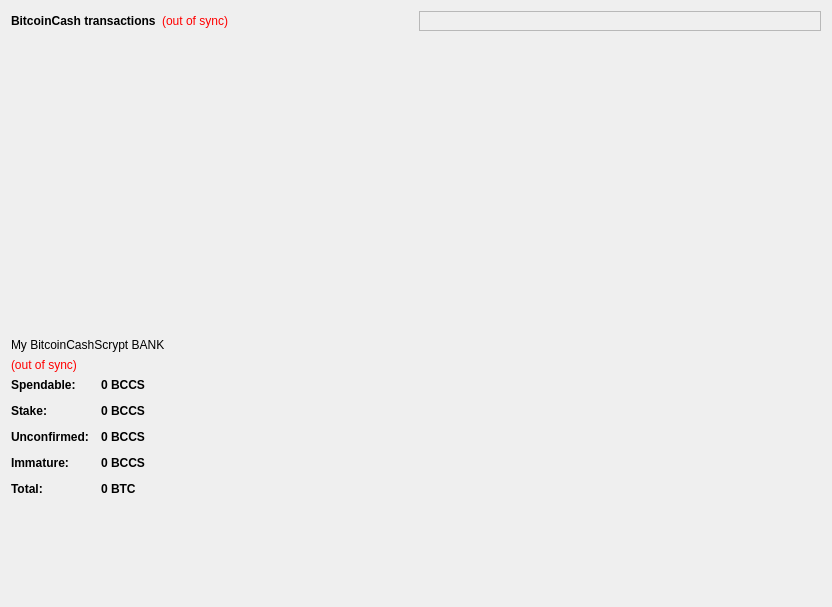
<?xml version="1.0" encoding="UTF-8"?>
<ui version="4.0">
 <class>OverviewPage</class>
 <widget class="QWidget" name="OverviewPage">
  <property name="geometry">
   <rect>
    <x>0</x>
    <y>0</y>
    <width>832</width>
    <height>607</height>
   </rect>
  </property>
  <property name="windowTitle">
   <string>Form</string>
  </property>
  <layout class="QHBoxLayout" name="horizontalLayout" stretch="1,1">
   <item>
    <layout class="QVBoxLayout" name="verticalLayout_2">
     <item>
      <layout class="QHBoxLayout" name="horizontalLayout_2">
       <item>
        <widget class="QLabel" name="label_4">
         <property name="text">
          <string>&lt;html&gt;&lt;head/&gt;&lt;body&gt;&lt;p&gt;&lt;span style=&quot; font-weight:600;&quot;&gt;BitcoinCash transactions&lt;/span&gt;&lt;/p&gt;&lt;/body&gt;&lt;/html&gt;</string>
         </property>
        </widget>
       </item>
       <item>
        <widget class="QLabel" name="labelTransactionsStatus">
         <property name="toolTip">
          <string>The displayed information may be out of date. Your wallet automatically synchronizes with the BitcoinCashScrypt network after a connection is established, but this process has not completed yet.</string>
         </property>
         <property name="styleSheet">
          <string notr="true">QLabel { color: red; }</string>
         </property>
         <property name="text">
          <string notr="true">(out of sync)</string>
         </property>
         <property name="alignment">
          <set>Qt::AlignRight|Qt::AlignTrailing|Qt::AlignVCenter</set>
         </property>
        </widget>
       </item>
       <item>
        <spacer name="horizontalSpacer">
         <property name="orientation">
          <enum>Qt::Horizontal</enum>
         </property>
         <property name="sizeHint" stdset="0">
          <size>
           <width>40</width>
           <height>20</height>
          </size>
         </property>
        </spacer>
       </item>
      </layout>
     </item>
     <item>
      <widget class="QListView" name="listTransactions">
       <property name="maximumSize">
        <size>
         <width>16777215</width>
         <height>14000000</height>
        </size>
       </property>
       <property name="font">
        <font>
         <pointsize>7</pointsize>
        </font>
       </property>
       <property name="styleSheet">
        <string notr="true">QListView { background: transparent; }</string>
       </property>
       <property name="frameShape">
        <enum>QFrame::NoFrame</enum>
       </property>
       <property name="verticalScrollBarPolicy">
        <enum>Qt::ScrollBarAlwaysOff</enum>
       </property>
       <property name="horizontalScrollBarPolicy">
        <enum>Qt::ScrollBarAlwaysOff</enum>
       </property>
       <property name="selectionMode">
        <enum>QAbstractItemView::NoSelection</enum>
       </property>
      </widget>
     </item>
     <item>
      <spacer name="horizontalSpacer_2">
       <property name="orientation">
        <enum>Qt::Horizontal</enum>
       </property>
       <property name="sizeHint" stdset="0">
        <size>
         <width>40</width>
         <height>20</height>
        </size>
       </property>
      </spacer>
     </item>
     <item>
      <widget class="QLabel" name="label_5">
       <property name="text">
        <string>My BitcoinCashScrypt BANK</string>
       </property>
      </widget>
     </item>
     <item>
      <widget class="QLabel" name="labelWalletStatus">
       <property name="toolTip">
        <string>The displayed information may be out of date. Your wallet automatically synchronizes with the BitcoinCashScrypt network after a connection is established, but this process has not completed yet.</string>
       </property>
       <property name="styleSheet">
        <string notr="true">QLabel { color: red; }</string>
       </property>
       <property name="text">
        <string notr="true">(out of sync)</string>
       </property>
       <property name="alignment">
        <set>Qt::AlignLeading|Qt::AlignLeft|Qt::AlignVCenter</set>
       </property>
      </widget>
     </item>
     <item>
      <layout class="QFormLayout" name="formLayout_2">
       <property name="fieldGrowthPolicy">
        <enum>QFormLayout::AllNonFixedFieldsGrow</enum>
       </property>
       <property name="horizontalSpacing">
        <number>12</number>
       </property>
       <property name="verticalSpacing">
        <number>12</number>
       </property>
       <item row="0" column="0">
        <widget class="QLabel" name="label">
         <property name="font">
          <font>
           <weight>75</weight>
           <bold>true</bold>
          </font>
         </property>
         <property name="text">
          <string>Spendable:</string>
         </property>
        </widget>
       </item>
       <item row="0" column="1">
        <widget class="QLabel" name="labelBalance">
         <property name="font">
          <font>
           <pointsize>9</pointsize>
           <weight>75</weight>
           <bold>true</bold>
          </font>
         </property>
         <property name="cursor">
          <cursorShape>IBeamCursor</cursorShape>
         </property>
         <property name="toolTip">
          <string>Your current spendable balance</string>
         </property>
         <property name="text">
          <string notr="true">0 BCCS</string>
         </property>
         <property name="textInteractionFlags">
          <set>Qt::LinksAccessibleByMouse|Qt::TextSelectableByKeyboard|Qt::TextSelectableByMouse</set>
         </property>
        </widget>
       </item>
       <item row="1" column="0">
        <widget class="QLabel" name="label_6">
         <property name="font">
          <font>
           <weight>75</weight>
           <bold>true</bold>
          </font>
         </property>
         <property name="text">
          <string>Stake:</string>
         </property>
        </widget>
       </item>
       <item row="1" column="1">
        <widget class="QLabel" name="labelStake">
         <property name="font">
          <font>
           <pointsize>9</pointsize>
           <weight>75</weight>
           <bold>true</bold>
          </font>
         </property>
         <property name="cursor">
          <cursorShape>IBeamCursor</cursorShape>
         </property>
         <property name="toolTip">
          <string>Total of coins that was staked, and do not yet count toward the current balance</string>
         </property>
         <property name="text">
          <string notr="true">0 BCCS</string>
         </property>
         <property name="textInteractionFlags">
          <set>Qt::LinksAccessibleByMouse|Qt::TextSelectableByKeyboard|Qt::TextSelectableByMouse</set>
         </property>
        </widget>
       </item>
       <item row="2" column="0">
        <widget class="QLabel" name="label_3">
         <property name="font">
          <font>
           <weight>75</weight>
           <bold>true</bold>
          </font>
         </property>
         <property name="text">
          <string>Unconfirmed:</string>
         </property>
        </widget>
       </item>
       <item row="2" column="1">
        <widget class="QLabel" name="labelUnconfirmed">
         <property name="font">
          <font>
           <pointsize>9</pointsize>
           <weight>75</weight>
           <bold>true</bold>
          </font>
         </property>
         <property name="cursor">
          <cursorShape>IBeamCursor</cursorShape>
         </property>
         <property name="toolTip">
          <string>Total of transactions that have yet to be confirmed, and do not yet count toward the current balance</string>
         </property>
         <property name="text">
          <string notr="true">0 BCCS</string>
         </property>
         <property name="textInteractionFlags">
          <set>Qt::LinksAccessibleByMouse|Qt::TextSelectableByKeyboard|Qt::TextSelectableByMouse</set>
         </property>
        </widget>
       </item>
       <item row="3" column="0">
        <widget class="QLabel" name="labelImmatureText">
         <property name="font">
          <font>
           <weight>75</weight>
           <bold>true</bold>
          </font>
         </property>
         <property name="text">
          <string>Immature:</string>
         </property>
        </widget>
       </item>
       <item row="3" column="1">
        <widget class="QLabel" name="labelImmature">
         <property name="font">
          <font>
           <pointsize>9</pointsize>
           <weight>75</weight>
           <bold>true</bold>
          </font>
         </property>
         <property name="toolTip">
          <string>Mined balance that has not yet matured</string>
         </property>
         <property name="text">
          <string notr="true">0 BCCS</string>
         </property>
         <property name="textInteractionFlags">
          <set>Qt::LinksAccessibleByMouse|Qt::TextSelectableByKeyboard|Qt::TextSelectableByMouse</set>
         </property>
        </widget>
       </item>
       <item row="4" column="0">
        <widget class="QLabel" name="labelTotalText">
         <property name="font">
          <font>
           <weight>75</weight>
           <bold>true</bold>
          </font>
         </property>
         <property name="text">
          <string>Total:</string>
         </property>
        </widget>
       </item>
       <item row="4" column="1">
        <widget class="QLabel" name="labelTotal">
         <property name="font">
          <font>
           <pointsize>9</pointsize>
           <weight>75</weight>
           <bold>true</bold>
          </font>
         </property>
         <property name="cursor">
          <cursorShape>IBeamCursor</cursorShape>
         </property>
         <property name="toolTip">
          <string>Your current total balance</string>
         </property>
         <property name="text">
          <string notr="true">0 BTC</string>
         </property>
         <property name="textInteractionFlags">
          <set>Qt::LinksAccessibleByMouse|Qt::TextSelectableByKeyboard|Qt::TextSelectableByMouse</set>
         </property>
        </widget>
       </item>
      </layout>
     </item>
     <item>
      <spacer name="verticalSpacer">
       <property name="orientation">
        <enum>Qt::Vertical</enum>
       </property>
       <property name="sizeType">
        <enum>QSizePolicy::Maximum</enum>
       </property>
       <property name="sizeHint" stdset="0">
        <size>
         <width>20</width>
         <height>100</height>
        </size>
       </property>
      </spacer>
     </item>
    </layout>
   </item>
   <item>
    <layout class="QVBoxLayout" name="verticalLayout_3">
     <item>
      <widget class="QFrame" name="frame_2">
       <property name="frameShape">
        <enum>QFrame::StyledPanel</enum>
       </property>
       <property name="frameShadow">
        <enum>QFrame::Raised</enum>
       </property>
       <layout class="QVBoxLayout" name="verticalLayout"/>
      </widget>
     </item>
     <item>
      <spacer name="verticalSpacer_2">
       <property name="orientation">
        <enum>Qt::Vertical</enum>
       </property>
       <property name="sizeHint" stdset="0">
        <size>
         <width>20</width>
         <height>40</height>
        </size>
       </property>
      </spacer>
     </item>
    </layout>
   </item>
  </layout>
 </widget>
 <resources/>
 <connections/>
</ui>
